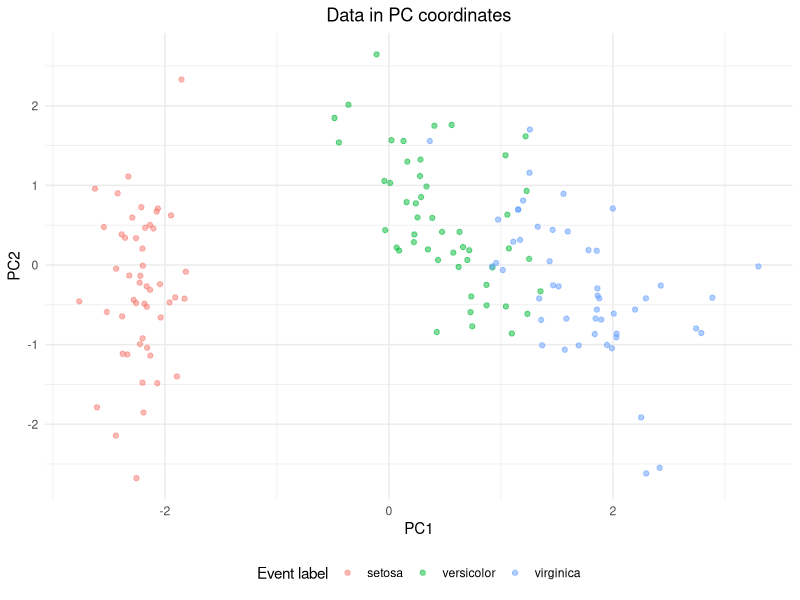
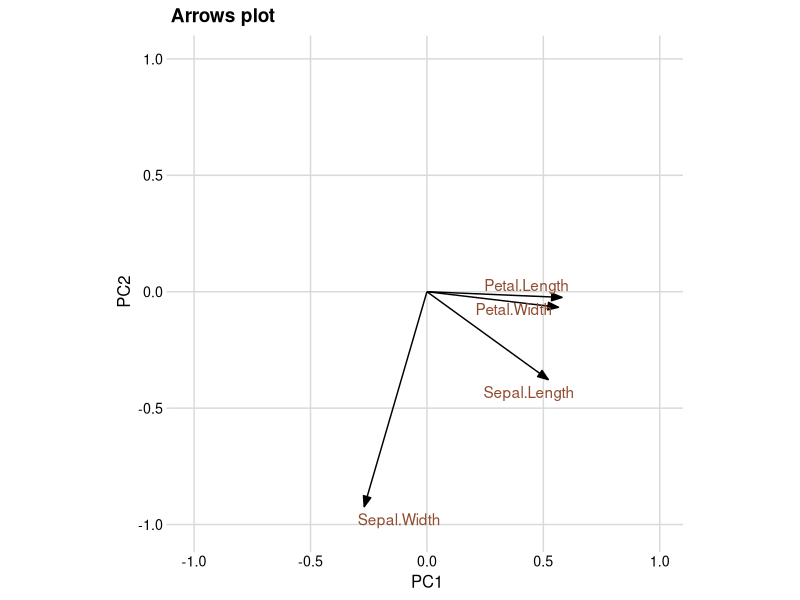
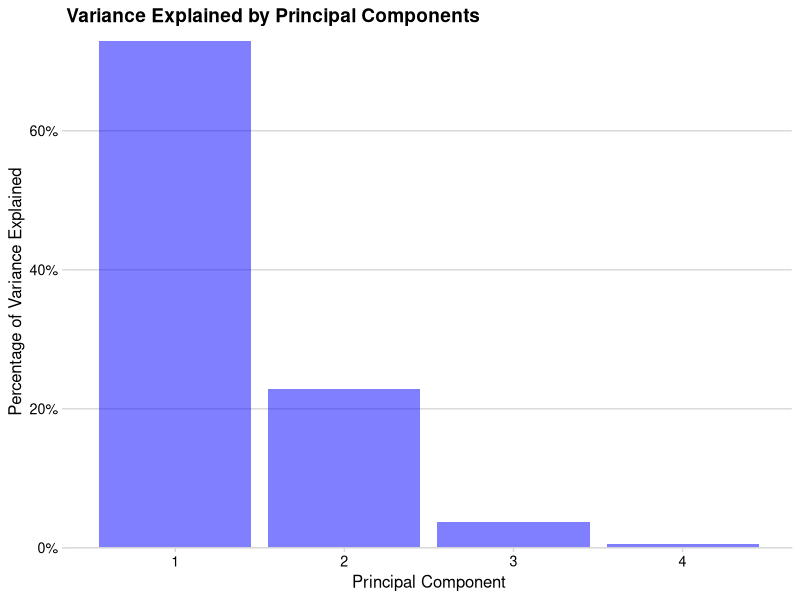

Source code (R) for these figures, in order:
## ---- chunk 1
head(iris)
## ---- chunk 2
#| message = FALSE  
library("tidyverse") 
library("broom") 
library("cowplot")
library("ggrepel")
## ---- chunk 3
pca_fit <- iris |>  
  select(where(is.numeric)) |>   
  prcomp(scale = TRUE)
## ---- chunk 4
pca_fit |>    
  augment(iris) |>    
  ggplot(aes(.fittedPC1, .fittedPC2,              
             colour = Species)) +    
  geom_point(alpha = 0.5) +   
  theme_minimal() +   
  theme(legend.position = "bottom",          
        plot.title = element_text(hjust = 0.5)) +   
  labs(x = "PC1", 
       y = "PC2", 
       title = "Data in PC coordinates", 
       colour = "Event label")
## ---- chunk 5
# extract rotation matrix
pca_fit %>%
  tidy(matrix = "rotation")
## ---- chunk 6
# define arrow style for plotting
arrow_style <- arrow(
  angle = 20, ends = "first", type = "closed", length = grid::unit(8, "pt")
)

# plot rotation matrix
pca_fit %>%
  tidy(matrix = "rotation") %>%
  pivot_wider(names_from = "PC", names_prefix = "PC", values_from = "value") %>%
  ggplot(aes(PC1, PC2)) +
  geom_segment(xend = 0, yend = 0, arrow = arrow_style) +
  geom_text_repel(
    aes(label = column),
    hjust = 1, nudge_x = -0.02, 
    color = "#904C2F"
  ) +
  xlim(-1, 1) + ylim(-1, 1) +
  coord_fixed() + # fix aspect ratio to 1:1
  theme_minimal_grid(12) +
  labs(
    title = "Arrows plot"
  )

## ---- chunk 7
# Extract eigenvalues (variance explained by each PC)
pca_fit |> 
  tidy(matrix = 'eigenvalues')
## ---- chunk 8
# create a bar plot to show the percentage of variance
pca_fit |> 
  tidy(matrix = "eigenvalues") |> 
  # Map 'PC' to x-axis and 'percent of variance' to y-axis
  ggplot(aes(PC, percent)) +
  geom_col(fill = "blue", alpha = 0.5) +
  # Format the axis
  scale_x_continuous(breaks = 1:4) +
  scale_y_continuous(
    labels = scales::percent_format(),
    expand = expansion(mult = c(0, 0.01))) +
  # Apply minimal theme with horizontal gridlines
  theme_minimal_hgrid(12) +
  labs(
    title = "Variance Explained by Principal Components",
    x = "Principal Component",
    y = "Percentage of Variance Explained"
)
